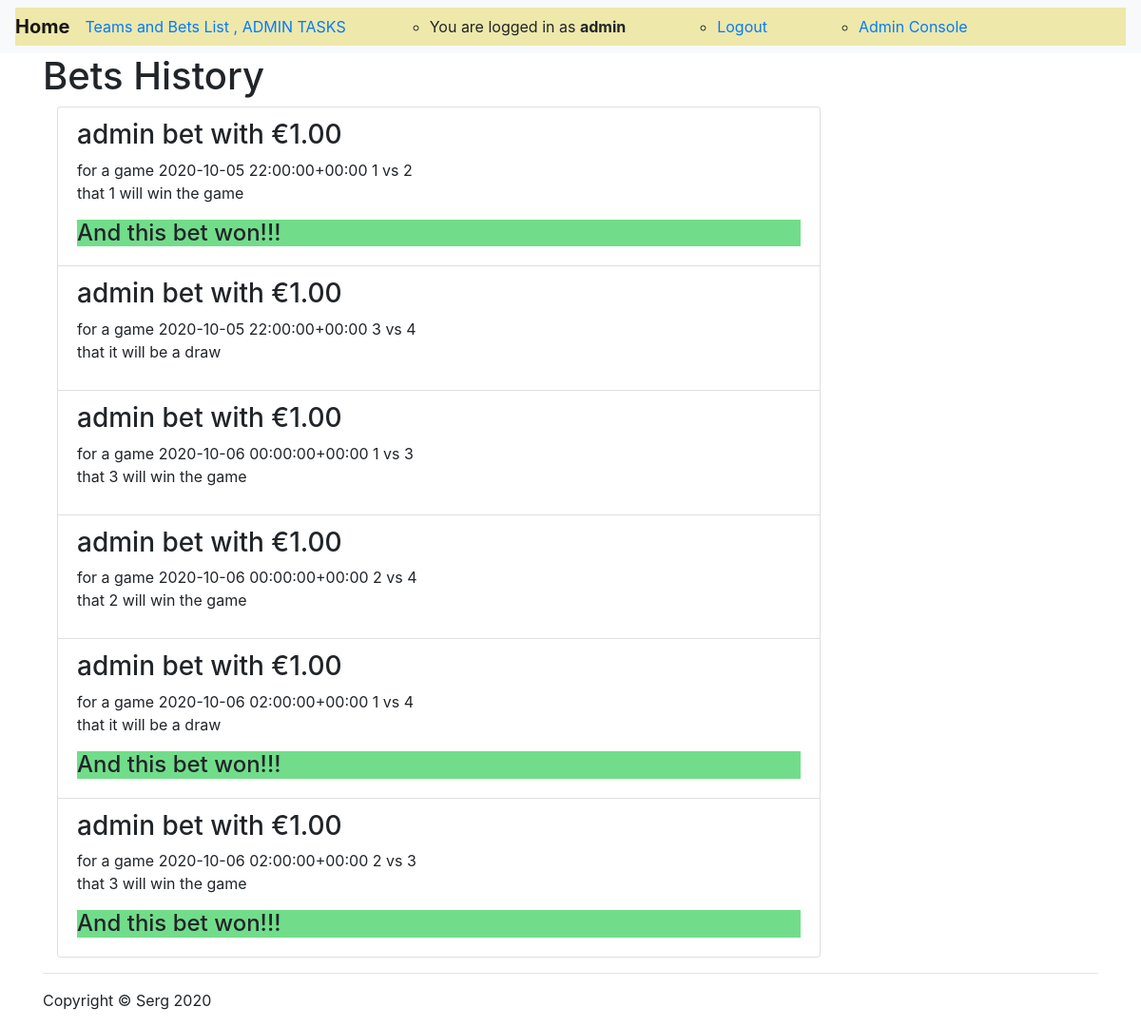
The app's page /betshistory/ (signed in), older data.
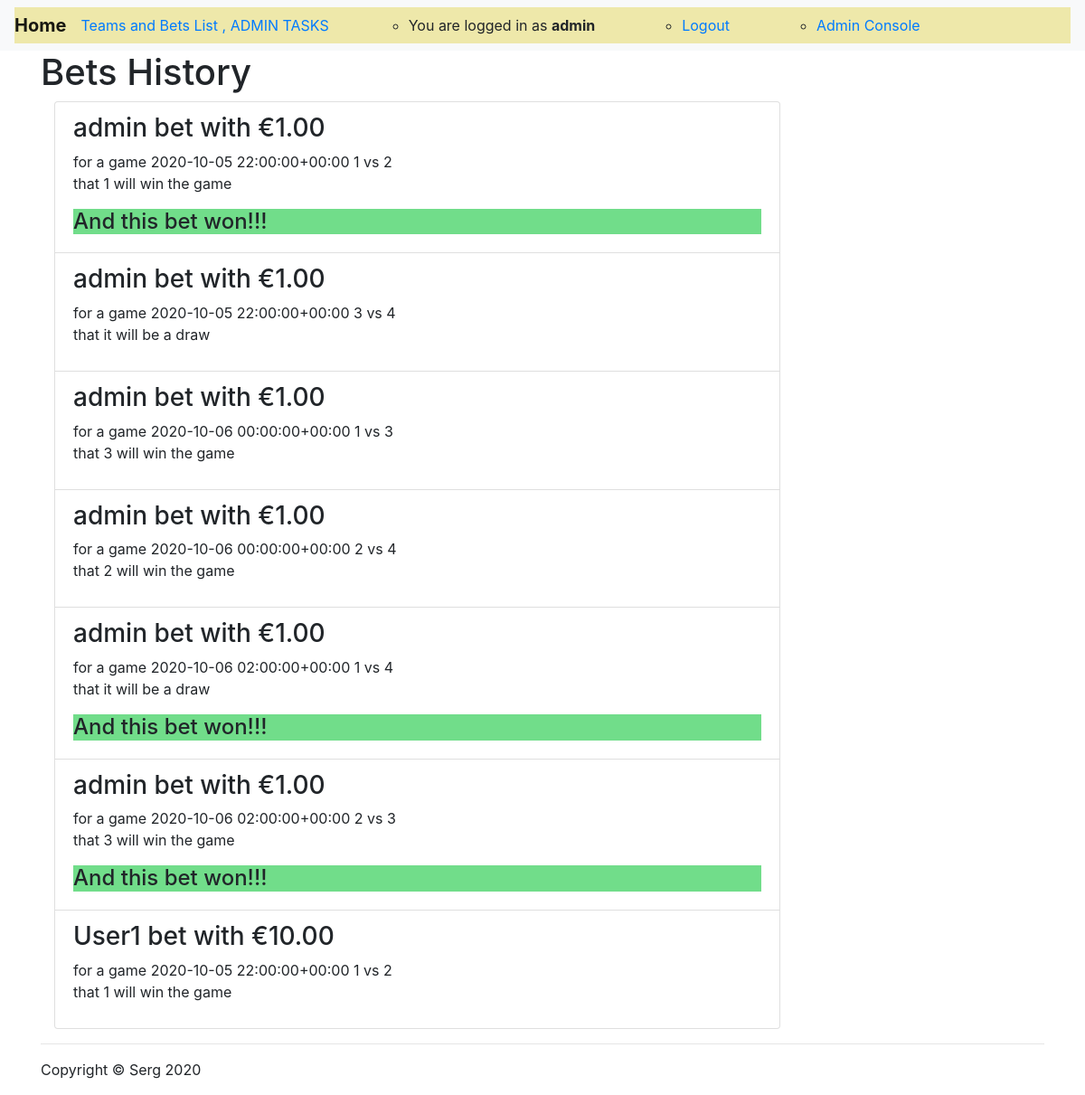
The same page, newer data.
### sergtoto/models.py (models this page shows, shortened)
class Bet(models.Model):
    game = models.ForeignKey(Game, on_delete=models.CASCADE)
    user = models.ForeignKey(MyUser, on_delete=models.CASCADE)
    amount = models.DecimalField(max_digits=10, decimal_places=2)
    team_a_win = models.BooleanField(default=False, blank=True)
    team_b_win = models.BooleanField(default=False, blank=True)
    draw = models.BooleanField(default=False, blank=True)
    bet_won = models.BooleanField(default=False, blank=True)
    bet_loose = models.BooleanField(default=False, blank=True)

class MyUser(AbstractBaseUser):
    username = models.CharField(verbose_name='username', max_length=100, unique=True, )
    email = models.EmailField()
    is_active = models.BooleanField(default=True)
    is_admin = models.BooleanField(default=False)
    is_employee = models.BooleanField(default=False)
    objects = MyUserManager()
    USERNAME_FIELD = 'username'
    REQUIRED_FIELDS = ['email']
    def __str__(self):
        return self.username

class Game(models.Model):
    contest = models.ForeignKey(Contest, on_delete=models.CASCADE)
    team_a = models.ForeignKey(Team, related_name='name_a', on_delete=models.CASCADE)
    team_b = models.ForeignKey(Team, related_name='name_b', on_delete=models.CASCADE)
    score_team_a = models.IntegerField(default=0)
    score_team_b = models.IntegerField(default=0)
    game_is_started = models.BooleanField(default=False)
    game_is_played = models.BooleanField(default=False)
    slug = models.SlugField(max_length=32, unique=True, editable=True)
    game_date_time = models.DateTimeField(default=timezone.now(), blank=False)
    def __str__(self):
        return self.game_date_time.__str__() + " " + self.team_a.name + " vs " + self.team_b.name

class Team(models.Model):
    name = models.CharField(verbose_name='team_name', max_length=30, unique=True, )
    description = models.TextField()
    added_by = models.ForeignKey(MyUser, on_delete=models.CASCADE)
    slug = models.SlugField(blank=True)
    selected_for_contest = models.BooleanField(default=False, blank=True)

### sergtoto/views.py (the view)
# urls.py: path('betshistory/', bets_history, name='bets_history'),
def bets_history(request):
    request = request
    current_user = MyUser.objects.get(username=request.user.username)
    bets = Bet.objects.all()
    games = Game.objects.filter(game_is_played=True)
    for game in games:
        for bet in bets:
            if bet.game == game:
                if (game.score_team_a > game.score_team_b) and bet.team_a_win:
                    bet.bet_won = True
                if (game.score_team_b > game.score_team_a) and bet.team_b_win:
                    bet.bet_won = True
                if (game.score_team_b == game.score_team_a) and bet.draw:
                    bet.bet_won = True
            bet.save()
    context = {
        'bets': bets,
        'games': games,
    }
    return render(request, 'bets_history.html', context)

### sergtoto/templates/bets_history.html (shortened to what this page needs)
{% extends 'base.html' %}
{% load static %}
{% block content %}
    <h1>Bets History</h1>
    <div class="col-lg-9">
        {% for bet in  bets %}
            <div class="list-group-item">
                <h3>{{ bet.user }} bet with €{{ bet.amount }} </h3>
                <p>for a game {{ bet.game }}
                    <br>
                    {% if bet.team_a_win %}
                        that {{ bet.game.team_a.name }} will win the game
                    {% elif bet.team_b_win %}
                        that {{ bet.game.team_b.name }} will win the game
                    {% elif bet.draw %}
                        that it will be a draw
                    {% endif %}
                </p>
            {% if user == bet.user and bet.bet_won %}
                <h4 style="background-color: #71dd8a"> And this bet won!!!</h4>
                    {% endif %}
            </div>
        {% endfor %}
    </div>
{% endblock content %}

Row changes from the older to the newer data that the page shows:
added Bet: user "User1", amount "10.00", game "2020-10-05 22:00:00+00:00 1 vs 2", game.team_a.name "1"
